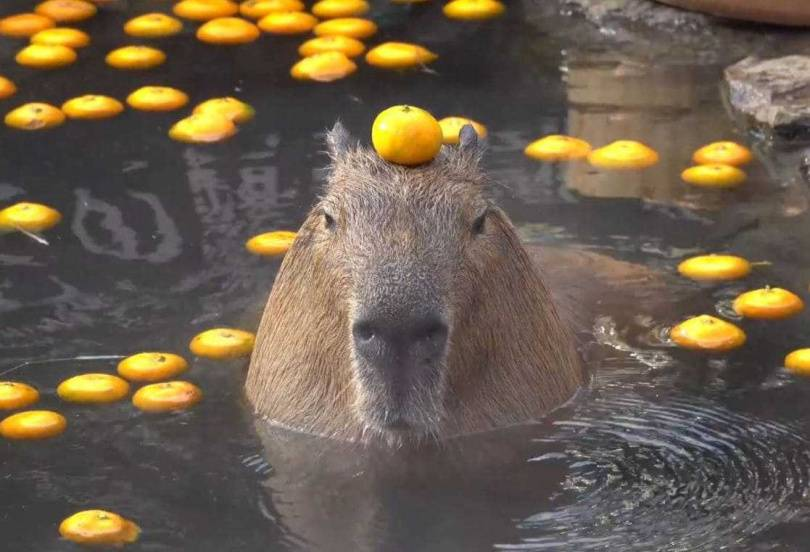
#> input picture HW4/Q1/bg.png, 810 x 552 px
$ jupyter execute Q1.ipynb
#> lines starting #> are read from the running program, lines starting #| are printed output that depends on the picture
[cell 1]
import numpy as np
import cv2

import numpy as np
import matplotlib.pyplot as plt

[cell 2]
## plot for(a)
def subplot(points , result1 , result2 , img):
    plt.imshow(img)
    plt.scatter(points[:, 0], points[:, 1],  s=0.5)
    plt.plot(result1[:, 0], result1[:, 1], 'b-' ,linewidth=0.5)

    plt.plot(result2[:, 0], result2[:, 1], 'r-' ,linewidth=0.5)
    plt.savefig('output/1a.png')
    plt.imshow(img)
    plt.show()
    plt.close()

## plot for(b)
def plot(points , result , img):
    plt.imshow(img)
    plt.scatter(points[:, 0], points[:, 1],  s=5)
    plt.plot(result[:, 0], result[:, 1], 'r-' ,linewidth=0.5)
    plt.savefig('output/1b.png')
    plt.imshow(img)
    plt.show()
    plt.close()

[cell 3]
## TODO calculate bezier curve
def bezier_curve(points , time_steps , scale_up_ratio = 1):
    # basic matrix
    M = [[-1, 3, -3, 1], [3, -6, 3, 0], [-3, 3, 0, 0], [1, 0, 0 ,0]]
    M = np.array(M)

    num_curves = int(len(points) / 3)
    results = []
    for i in range(num_curves):
        # geometry matrix
        G = points[i*3:i*3+4] * scale_up_ratio
        for t in time_steps:
            # parametric matrix
            T = np.array([pow(t, 3), pow(t, 2), t, 1])
            P = np.dot(np.dot(T, M), G)
            results.append(P)
    results = np.array(results)

    return results

[cell 4]
## TODO Scale up image
def nearest_inter(img):
    height, width = img.shape[0] * 4, img.shape[1] * 4
    scale_up_img = np.zeros((height, width, 3), dtype=img.dtype)
    for i in range(height):
        for j in range(width):
            x, y = round(i / 4), round(j / 4)
            if(x == img.shape[0]): x = img.shape[0] - 1
            if(y == img.shape[1]): y = img.shape[1] - 1
            scale_up_img[i, j] = img[x, y]

    return scale_up_img

## 1.a

[cell 5]
  # Load the image and points
img = cv2.imread("bg.png")
#> img is the input picture: shape (552, 810, 3); mean B, G, R 76.7, 94.6, 108.5
img = cv2.cvtColor(img, cv2.COLOR_BGR2RGB)
points = np.loadtxt("points.txt")


## 1.a
## TODO: You shold replace result1 , result2 with low-detail and high-detail curve results return by function bezier_curve()
low_detail_t = np.arange(0, 1.25, 0.25)
high_detail_t = np.arange(0, 1.0001, 0.0001)
result1 = bezier_curve(points, low_detail_t)
result2 = bezier_curve(points, high_detail_t)
subplot(points  , result1 , result2 , img)
#> in subplot, `plt.savefig('output/1a.png')`:
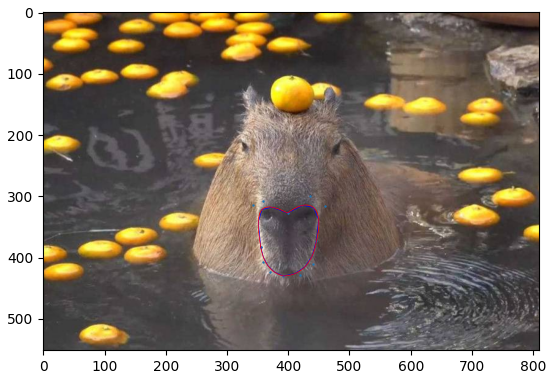
#> figure drawn by matplotlib, 1 panel

## 1.b

[cell 6]
## TODO: You shold replace img with scale up img return by function nearest_inter() and result with scale up curve
scale_up_img  = nearest_inter(img)
result = bezier_curve(points, high_detail_t, scale_up_ratio=4)
plot(points * 4, result, scale_up_img)
#> in plot, `plt.savefig('output/1b.png')`:
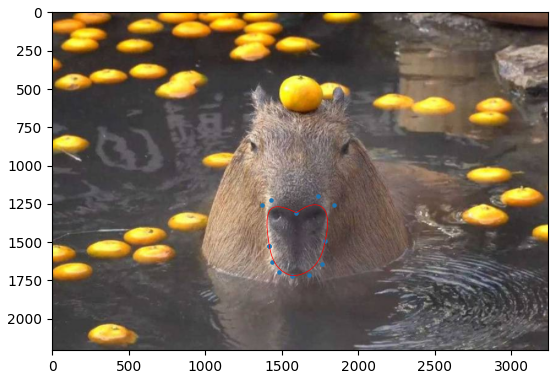
#> figure drawn by matplotlib, 1 panel
